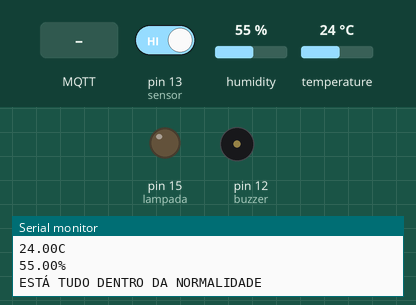
A sketch run on a simulated Arduino Uno, built with avr-gcc and run on an emulated ATmega328P. On the bench: output pins drawn as LEDs (lit = HIGH), buzzer (waves = sounding, pin HIGH), the last lines printed to the serial monitor. Inputs (shaded band) come from the test bench; at power-on: pin 13 (sensor) HIGH, humidity 55 %, temperature 24 °C. No MQTT or app messages arrive unless stated.

Above: at 4.3 s.
4.4 s: pin 13 (sensor) driven LOW
At 6.9 s:
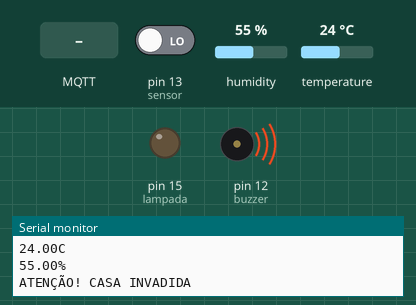
7.3 s: MQTT message "L" arrives on the first subscribed topic
At 8.5 s:
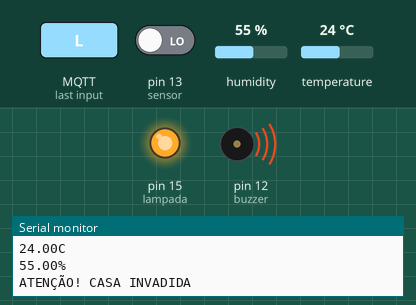
10.2 s: pin 13 (sensor) driven HIGH
At 12.7 s:
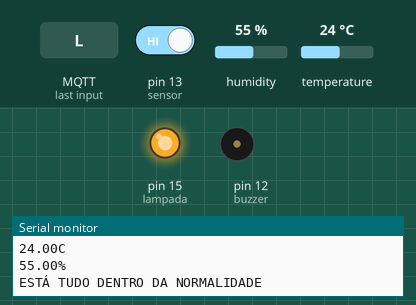
13.1 s: MQTT message "D" arrives on the first subscribed topic
At 14.2 s:
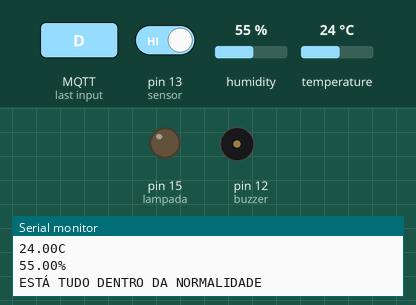
Timing chart, 0 to 16.1 s (numbered marks = the images above; inputs shaded):
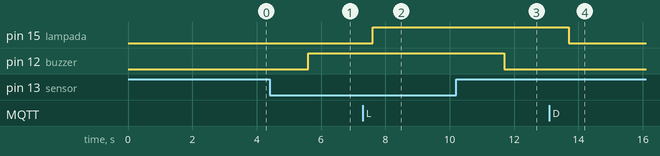

The sketch:

PROJETO_FINAL_AUTOMACAO.INO
```cpp
//---DECLARAÇÃO DE BIBLIOTECAS-----------------------------------------------------------------
#include <ArduinoJson.h>
#include <EspMQTTClient.h>
#include <DHT.h>


//---CRIAR VARIAVEIS DO MODULO DE ALARME-----------------------------------------------------

int sensor = 13;
String alarme;
int buzzer = 12;

//---VARIAVEL ---------------------------------------------------------------------------------
int lampada = 15;

//---DECLARAÇÃO DO DHT11 , CRIAR OBJETO DHT E VARIAVEIS -----------------------------------------
#define  DHTTYPE DHT11
int pinDHT = 5;
DHT dht (pinDHT, DHTTYPE);
float temperatura;
float umidade;

//---VARIAVEL DO MQTT--------------------------------------------------------------------------
char payload[100];
char temperaturaJson [100];
char umidadeJson     [100];
char alarmeJson      [100];

//------------geração do objeto EspMQTTClient------------------------
EspMQTTClient Client ("Içara Mais Tec_2G", "Espaco_4.0", "mqtt.tago.io", "Default", "9609700e-46a9-4dd5-9876-019c78433805", "Esp32", 1883);

void onConnectionEstablished() {
  Serial.println("conectado");

  Client.subscribe("info/led", [](const String &payload) {

    Serial.println(payload);

    if (payload == "L") {
      Serial.println("LED LIGADO");
      digitalWrite(lampada, HIGH);
    }
    if (payload == "D") {
      Serial.println("LED DESLIGADO");
      digitalWrite(lampada, LOW);
    }

  });
}

void setup() {

  Serial.begin(115200);

  dht.begin();

  pinMode(lampada, OUTPUT);
  pinMode(buzzer, OUTPUT);
  pinMode(sensor, INPUT );

}
void loop() {
  Temperatura();
  Alarme() ;

  delay(2000);

  Client.loop();

}
void Temperatura()
{
  temperatura = dht.readTemperature();
  umidade = dht.readHumidity();
  Serial.print(temperatura);
  Serial.println("C");
  Serial.print(umidade);
  Serial.println("%");

  StaticJsonDocument<300> dadosTemperatura;
  StaticJsonDocument<300> dadosUmidade;

  dadosTemperatura["variable"] = "dados_da_temperatura";
  dadosTemperatura["value"]    = temperatura;


  dadosUmidade["variable"] = "dados_da_umidade";
  dadosUmidade["value"] = umidade;

  serializeJson(dadosTemperatura, temperaturaJson);
  serializeJson(dadosUmidade, umidadeJson);

  Client.publish("info/temperaturaJson", temperaturaJson);
  Client.publish("info/umidadeJson", umidadeJson);


}
void Alarme() {

  if (digitalRead(sensor) == LOW) {
    digitalWrite(buzzer, HIGH);
    Serial.println("ATENÇÃO! CASA INVADIDA");

    alarme = "ATENÇÃO! CASA INVADIDA";
  }
  else {
    digitalWrite(buzzer, LOW);
    Serial.println("ESTÁ TUDO DENTRO DA NORMALIDADE");
    alarme = "ESTÁ TUDO DENTRO DA NORMALIDADE";
  }

  StaticJsonDocument<300> dadosalarme;

  dadosalarme["variable"] = "dados_do_alarme";
  dadosalarme["value"]    = alarme;

  serializeJson(dadosalarme, alarmeJson);

  Client.publish("info/alarmeJson", alarmeJson);
}
```

Measured:
- after the input at 4.4 s, pin 12 (buzzer): LOW → HIGH after 1.2 s
- after the input at 7.3 s, pin 15 (lampada): LOW → HIGH after 0.30 s
- after the input at 10.2 s, pin 12 (buzzer): HIGH → LOW after 1.5 s
- after the input at 13.1 s, pin 15 (lampada): HIGH → LOW after 0.60 s
